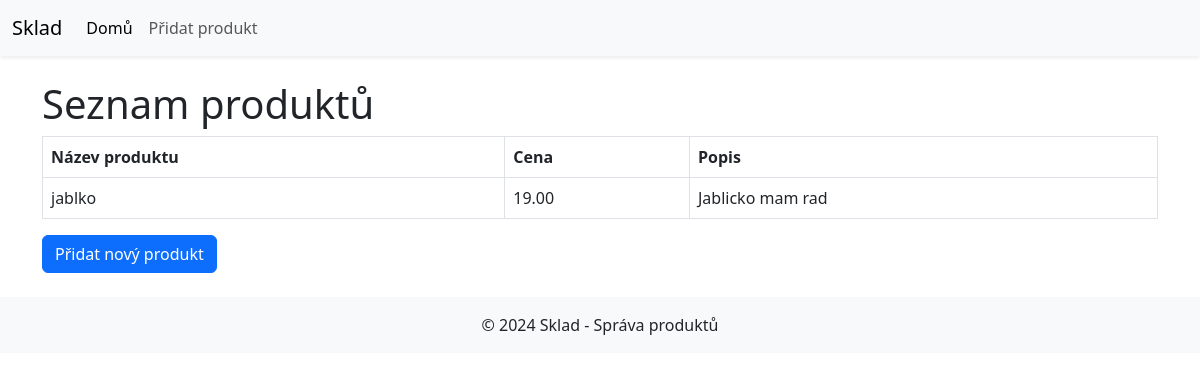
The app's page /produkty/ with its own data.
### sklad/models.py (models this page shows, shortened)
class Produkt(models.Model):
    nazev = models.CharField(max_length=200)
    popis = models.TextField(blank=True)
    cena = models.DecimalField(max_digits=10, decimal_places=2)
    mnozstvi = models.PositiveIntegerField()
    min_zasoba = models.PositiveIntegerField(default=0)
    uzivatel = models.ForeignKey(User, on_delete=models.SET_NULL, null=True, blank=True)  # Cizí klíč na uživatele

### sklad/views.py (the view)
# urls.py: path('produkty/', views.produkty, name='produkty'),
def produkty(request):
    produkty = Produkt.objects.all()
    return render(request, 'sklad/produkty.html', {'produkty': produkty})

### sklad/templates/sklad/produkty.html
{% extends 'sklad/base.html' %}
{% block content %}
    <h1>Seznam produktů</h1>
    <div class="container">
        {% if produkty %}
            <table class="table table-bordered">
                <thead>
                    <tr>
                        <th>Název produktu</th>
                        <th>Cena</th>
                        <th>Popis</th>
                    </tr>
                </thead>
                <tbody>
                    {% for produkt in produkty %}
                        <tr>
                            <td>{{ produkt.nazev }}</td>
                            <td>{{ produkt.cena }}</td>
                            <td>{{ produkt.popis }}</td>
                        </tr>
                    {% endfor %}
                </tbody>
            </table>
        {% else %}
            <p>Žádné produkty nejsou k dispozici.</p>
        {% endif %}
        <a href="{% url 'produkty' %}" class="btn btn-primary">Přidat nový produkt</a>
    </div>
{% endblock %}

### records on screen
Produkt: nazev "jablko", cena "19.00", popis "Jablicko mam rad"
